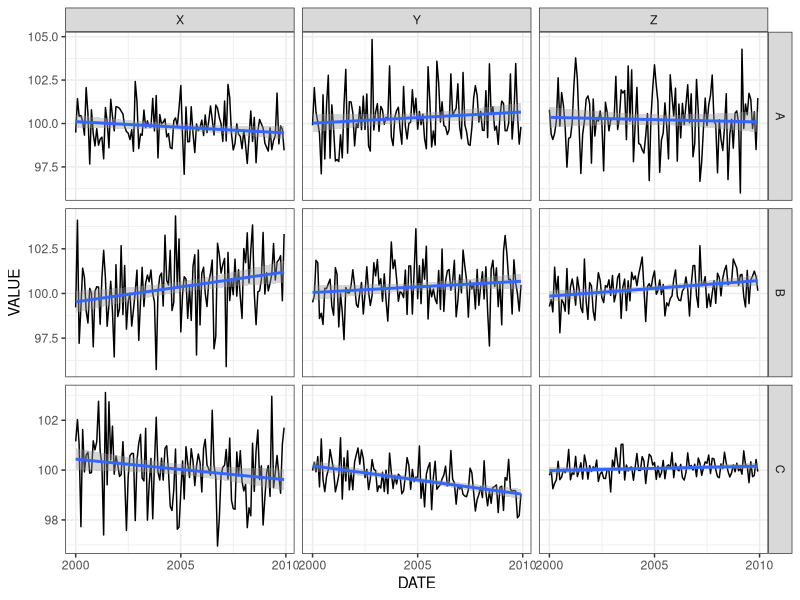

Recreate this plot in R.
library(lubridate)
library(scales)
library(plyr)
library(ggplot2)

theme_set(theme_bw())

start.date <- as.Date("2000-01-01")  # initial date of all timeseries# nolint
n.years <- 10  # number of years # nolint
initial.value <- 100  # initial value of each time series# nolint

dates <- seq.Date(start.date, by = "month", length.out = 12 * n.years)  # array of dates # nolint
sites <- factor(c("A", "B", "C"))  # site factors
params <- factor(c("X", "Y", "Z"))  # parameter factors

set.seed(123)  # set seed for reproducibility

# generate random slopes and error variances for each site/parameter pair
ts.slopes <- expand.grid(SITE = sites, PARAM = params)# nolint
ts.slopes$SLOPE <- runif(n = nrow(ts.slopes), min = -0.1, max = 0.1) # nolint
ts.slopes$VAR <- runif(n = nrow(ts.slopes), min = 0, max = 3)# nolint
ts.slopes

# generate time series for each site/parameter
df <- expand.grid(SITE = sites, PARAM = params, DATE = dates, VALUE = NA)
for (s in sites) {
    for (p in params) {
        SLOPE <- subset(ts.slopes, SITE == s & PARAM == p)$SLOPE# nolint
        VAR <- subset(ts.slopes, SITE == s & PARAM == p)$VAR# nolint
        df[which(df$SITE == s & df$PARAM == p), "VALUE"] <- initial.value + # nolint
            seq(0, length(dates) - 1) * SLOPE/12 + rnorm(length(dates), 0, sqrt(VAR))# nolint
    }
}

ggplot(df, aes(DATE, VALUE)) + geom_line() + geom_smooth(method = "lm") + facet_grid(SITE ~ #nolint
    PARAM, scales = "free_y")

x <- subset(df, SITE == "A" & PARAM == "X")
head(x)

t <- ts(x$VALUE, start = c(year(start.date), 1), end = c(year(start.date) +  #nolint
    n.years - 1, 12), frequency = 12)
t